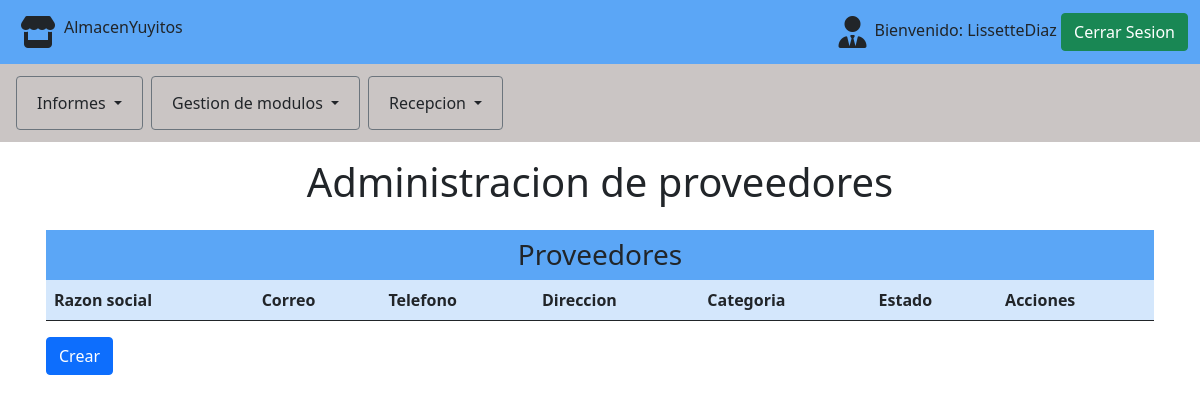
The page /proveedores/ (signed in) on the database as committed earlier.
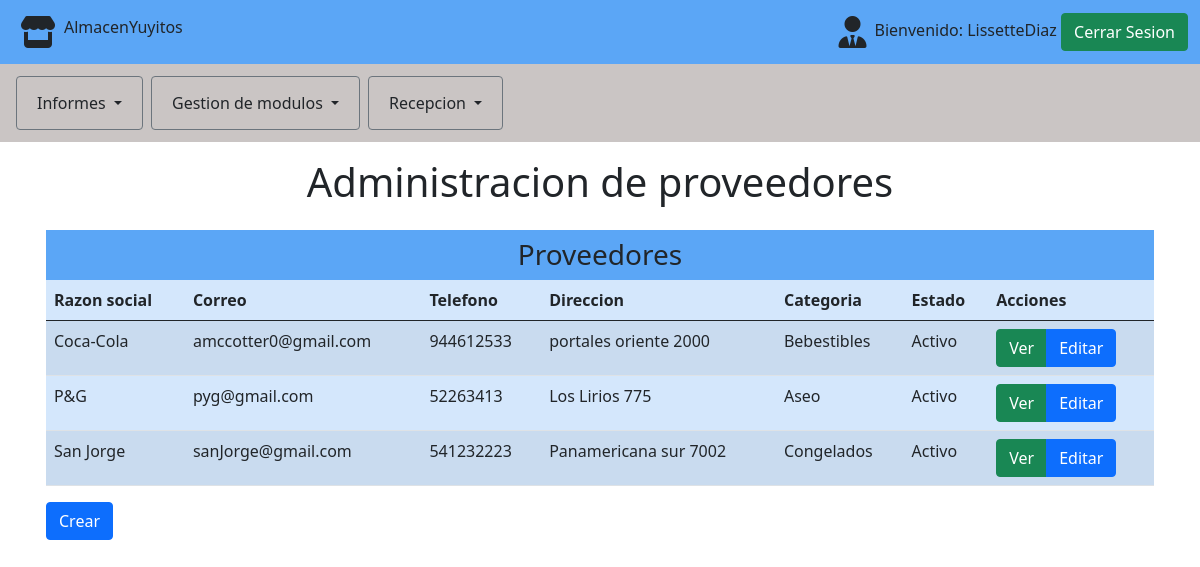
The same page on the database as committed later.
### src/models.py (models this page shows)
class PROVEEDOR(models.Model):
    razon_social = models.CharField(max_length=100, default=None)
    correo = models.CharField(max_length=100, default=None)
    telefono = models.CharField(max_length=12, default=None)
    direccion = models.CharField(max_length=150, default=None)
    categoria_proveedor = models.ForeignKey(CATEGORIA_PROVEEDOR, on_delete=models.CASCADE, default=None, blank=True)
    estado = models.IntegerField(default=None, choices=estado_proveedor)

class CATEGORIA_PROVEEDOR(models.Model):
    descripcion = models.CharField(max_length=100, default=None)
    def __str__(self):
        return self.descripcion

### src/views.py (the view)
# urls.py: path('proveedores/', ProveedorListado.as_view(template_name = "proveedores/listar.html"), name='listarProveedores'),
@method_decorator(login_required, name='dispatch')
class ProveedorListado(ListView):
    model = PROVEEDOR

### src/templates/proveedores/listar.html (shortened to what this page needs)
{% extends 'layout.html' %}
{% load static %}
{% load widget_tweaks %}
{% block content %}
  <link rel="stylesheet" href="{% static 'css/proveedores.css' %}">
    <div class="container p-3">
      <h1 class="text-center">Administracion de proveedores</h1>
      <table class="table table-striped table-hover">
        <h3 class="titulo-proveedor text-center p-2 mb-0">Proveedores</h3>
        <thead>
          <tr>
            <th>Razon social</th>
            <th>Correo</th>
            <th>Telefono</th>
            <th>Direccion</th>
            <th>Categoria</th>
            <th>Estado</th>
            <th>Acciones</th>
          </tr>
        </thead>
        <tbody>
        {% for proveedor in object_list %}
          <tr>
            <td>{{ proveedor.razon_social }}</td>
            <td>{{ proveedor.correo }}</td>
            <td>{{ proveedor.telefono }}</td>
            <td>{{ proveedor.direccion }}</td>
            <td>{{ proveedor.categoria_proveedor }}</td>
            {% if proveedor.estado == 1 %}
              <td class="">Activo</td>
            {% else %}
              <td class="">No Activo</td>
            {% endif %}
            <td>
              <form method="POST" action="eliminar/{{user.id}}">
                <div class="btn-group">
                  <a href="detalle/{{proveedor.id}}" title="Ver" type="button" class="btn btn-success">Ver </a>
                  <a href="editar/{{proveedor.id}}" title="Editar" type="button" class="btn btn-primary">Editar </a>
                </div>
              </form>
            </td>
          </tr>
        {% endfor %}
        </tbody>
      </table>
      <div align="left" class="btn_crear mb-3">
        <a href="{% url 'crearProveedor' %}" type="button" class="btn btn-primary">Crear</a>
      </div>
    </div>
{% endblock %}

### src/templates/layout.html (shortened to what this page needs)
{% load static %}
<!DOCTYPE HTML>
<html>
    <head>
        <link href="https://cdn.jsdelivr.net/npm/bootstrap@5.0.0-beta3/dist/css/bootstrap.min.css" rel="stylesheet">
        <link rel="stylesheet" href="{% static 'css/layout.css' %}">
    </head>
    <body>
        <nav class="navbar contenedor-principal navbar-expand-lg">
            <div class="container-fluid">
                <div class="collapse navbar-collapse" id="navbarSupportedContent">
                    <i class="fas fa-store fa-2x p-2"></i>
                    <h6>Almacen</h6>
                    <h6>Yuyitos</h6>
                </div>
                <div class="p-2">
                    <i class="fas fa-user-tie fa-2x"></i>
                </div>
                <div class="nombre-usuario">
                    {% if user.is_authenticated %}
                        <span id="username">Bienvenido: {{ request.user }}</span>
                        <a href="{% url 'logout'%}?next={{request.path}}" class="btn btn-success">Cerrar Sesion</a>
                    {% endif %}
                </div>
            </div>
        </nav>
    <nav class="navbar navegador navbar-expand-lg">
        <div class="container-fluid">
            <div class="collapse navbar-collapse" id="navbarSupportedContent">
                <ul class="navbar-nav me-auto mb-2 mb-lg-0">
                    <li class="nav-item dropdown btn btn-outline-secondary m-1">
                        <a class="nav-link dropdown-toggle text-dark" href="#" id="navbarDropdown" role="button" data-bs-toggle="dropdown" aria-haspopup="true" aria-expanded="false">
                            Informes
                        </a>
                    </li>
                    <li class="nav-item dropdown btn btn-outline-secondary m-1">
                        <a class="nav-link dropdown-toggle text-dark" href="#" id="navbarDropdown" role="button" data-bs-toggle="dropdown" aria-haspopup="true" aria-expanded="false">
                            Gestion de modulos
                        </a>
                    </li>
                    <li class="nav-item dropdown btn btn-outline-secondary  m-1">
                        <a class="nav-link dropdown-toggle text-dark" href="#" id="navbarDropdown" role="button" data-bs-toggle="dropdown" aria-haspopup="true" aria-expanded="false">
                        Recepcion
                        </a>
                    </li>
                </ul>
            </div>
        </div>
    </nav>
    <div id="content">
        {% block content %}{% endblock %}
    </div>
    </body>
</html>

### src/static/css/layout.css (style rules this page uses)
.contenedor-principal { background-color: #5ba6f6; }
.contenedor-principal i { float: left; }
.navegador { background-color: #cac5c4; }

### src/static/css/proveedores.css (style rules this page uses)
.titulo-proveedor { background-color: #5ba6f6; }
table thead { background-color: #d4e7fc; }
table tbody { background-color: #d4e7fc; }

Rows that differ between the two databases and show on the page:
added PROVEEDOR: razon_social "Coca-Cola", correo "amccotter0@gmail.com", telefono "944612533", direccion "portales oriente 2000", categoria_proveedor "Bebestibles", estado "Activo"
added PROVEEDOR: razon_social "P&G", correo "pyg@gmail.com", telefono "52263413", direccion "Los Lirios 775", categoria_proveedor "Aseo", estado "Activo"
added PROVEEDOR: razon_social "San Jorge", correo "sanJorge@gmail.com", telefono "541232223", direccion "Panamericana sur 7002", categoria_proveedor "Congelados", estado "Activo"
